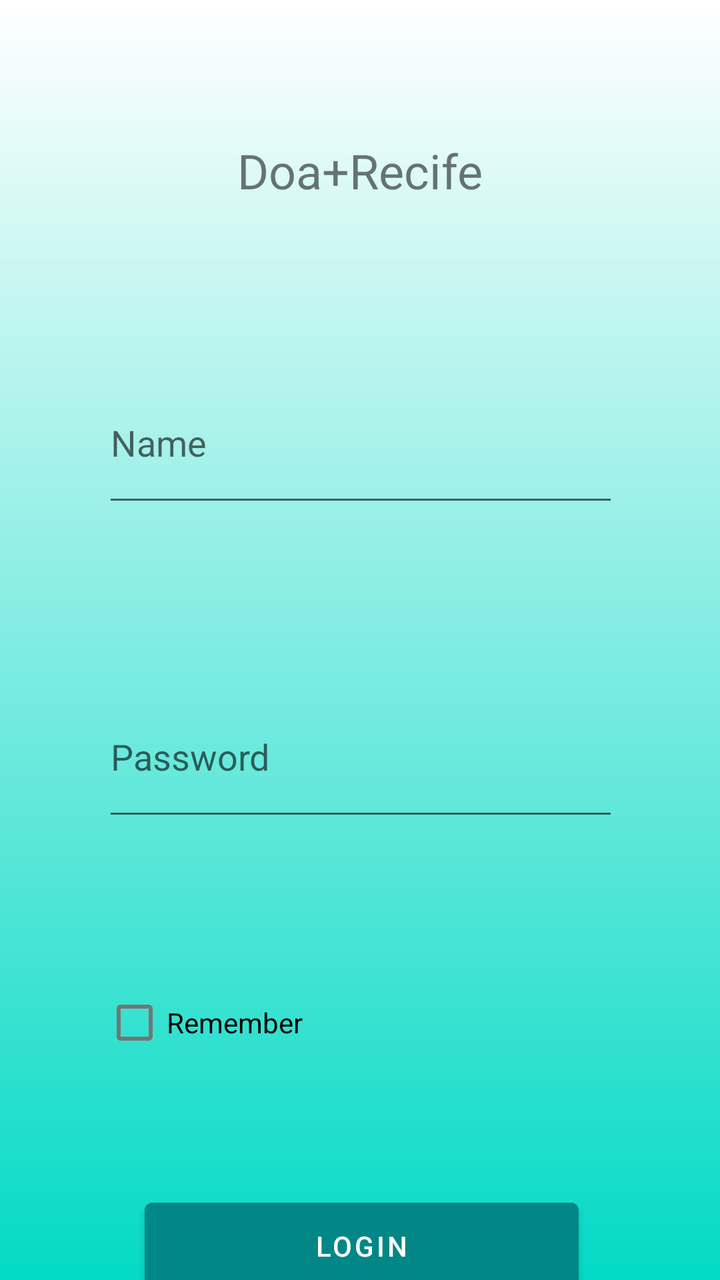
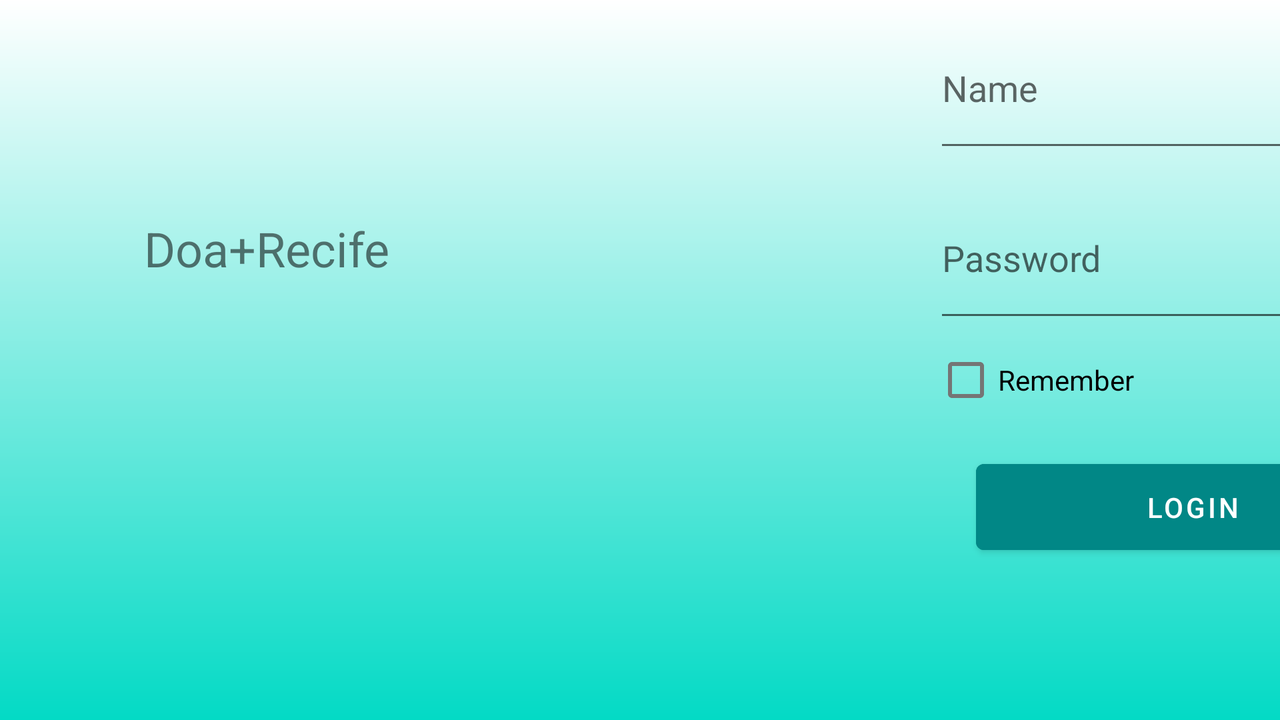

The same Android screen from two of the app's own layout files: first res/layout/ as a phone draws it, then the repository's variant for another configuration, drawn on a device whose configuration selects that folder. Both files follow.
<!-- AndroidManifest.xml: application theme Theme.EmpregaEu4 -->
<!-- res/layout/activity_main.xml -->
<?xml version="1.0" encoding="utf-8"?>
<androidx.constraintlayout.widget.ConstraintLayout xmlns:android="http://schemas.android.com/apk/res/android"
    xmlns:app="http://schemas.android.com/apk/res-auto"
    xmlns:tools="http://schemas.android.com/tools"
    android:layout_width="match_parent"
    android:layout_height="match_parent"
    android:background= "@drawable/background"
    tools:context=".MainActivity">


    <TextView
        android:id="@+id/tvTitulo"
        android:layout_width="wrap_content"
        android:layout_height="wrap_content"
        android:layout_marginTop="13dp"
        android:layout_marginBottom="80dp"
        android:text="@string/app_name"
        android:textSize="24sp"
        app:layout_constraintBottom_toTopOf="@+id/edUsuario"
        app:layout_constraintEnd_toEndOf="parent"
        app:layout_constraintStart_toStartOf="parent"
        app:layout_constraintTop_toBottomOf="@+id/imageView2" />

    <EditText
        android:id="@+id/edUsuario"
        android:layout_width="258dp"
        android:layout_height="77dp"
        android:layout_marginTop="80dp"
        android:ems="10"
        android:inputType="textPersonName"
        android:hint="@string/name"
        app:layout_constraintEnd_toEndOf="@+id/tvTitulo"
        app:layout_constraintStart_toStartOf="@+id/tvTitulo"
        app:layout_constraintTop_toBottomOf="@+id/tvTitulo" />

    <EditText
        android:id="@+id/edSenha"
        android:layout_width="258dp"
        android:layout_height="77dp"
        android:layout_marginTop="80dp"
        android:ems="10"
        android:inputType="numberPassword"
        android:hint="@string/password"
        app:layout_constraintEnd_toEndOf="@+id/edUsuario"
        app:layout_constraintStart_toStartOf="@+id/edUsuario"
        app:layout_constraintTop_toBottomOf="@+id/edUsuario" />

    <CheckBox
        android:id="@+id/checkBox"
        android:layout_width="wrap_content"
        android:layout_height="wrap_content"
        android:layout_marginTop="72dp"
        android:text="@string/remember"
        app:layout_constraintStart_toStartOf="@+id/edSenha"
        app:layout_constraintTop_toBottomOf="@+id/edSenha" />

    <Button
        android:id="@+id/btLogin"
        android:layout_width="217dp"
        android:layout_height="55dp"
        android:layout_marginTop="60dp"
        android:text="@string/login"
        android:backgroundTint="@color/teal_700"
        app:layout_constraintEnd_toEndOf="@+id/edSenha"
        app:layout_constraintHorizontal_bias="0.512"
        app:layout_constraintStart_toStartOf="@+id/edSenha"
        app:layout_constraintTop_toBottomOf="@+id/checkBox" />

    <ImageView
        android:id="@+id/imageView2"
        android:layout_width="wrap_content"
        android:layout_height="wrap_content"
        android:layout_marginStart="193dp"
        android:layout_marginTop="43dp"
        android:layout_marginEnd="194dp"
        android:layout_marginBottom="13dp"
        android:scaleX="2"
        android:scaleY="2"
        app:layout_constraintBottom_toTopOf="@+id/tvTitulo"
        app:layout_constraintEnd_toEndOf="parent"
        app:layout_constraintStart_toStartOf="parent"
        app:layout_constraintTop_toTopOf="parent"
        app:srcCompat="@drawable/baseline_handshake_24"
        app:tint="#FF5722" />

</androidx.constraintlayout.widget.ConstraintLayout>
<!-- resources referenced by this layout -->
<resources>
  <!-- drawable background (drawable) -->
  <?xml version="1.0" encoding="utf-8"?>
  <shape xmlns:android="http://schemas.android.com/apk/res/android">
      <gradient
          android:startColor="@color/white"
          android:endColor="@color/teal_200"
          android:angle="75"
          />
  </shape>
  <string name="app_name">Doa+Recife</string>
  <string name="login">Login</string>
  <string name="name">Name</string>
  <string name="password">Password</string>
  <string name="remember">Remember</string>
  <style name="Theme.EmpregaEu4" parent="Theme.MaterialComponents.DayNight.DarkActionBar">
          
          <item name="colorPrimary">@color/purple_500</item>
          <item name="colorPrimaryVariant">@color/purple_700</item>
          <item name="colorOnPrimary">@color/white</item>
          
          <item name="colorSecondary">@color/teal_200</item>
          <item name="colorSecondaryVariant">@color/teal_700</item>
          <item name="colorOnSecondary">@color/black</item>
          
          <item name="android:statusBarColor">?attr/colorPrimaryVariant</item>
          
      </style>
</resources>
<!-- res/layout-land/activity_main.xml (the repository's variant of the layout above) -->
<!-- drawn on the phone turned sideways -->
<?xml version="1.0" encoding="utf-8"?>
<androidx.constraintlayout.widget.ConstraintLayout xmlns:android="http://schemas.android.com/apk/res/android"
    xmlns:app="http://schemas.android.com/apk/res-auto"
    xmlns:tools="http://schemas.android.com/tools"
    android:layout_width="match_parent"
    android:layout_height="match_parent"
    android:background= "@drawable/background"
    tools:context=".MainActivity">

    <ImageView
        android:id="@+id/imageView"
        android:layout_width="wrap_content"
        android:layout_height="wrap_content"
        android:layout_marginStart="122dp"
        android:layout_marginTop="56dp"
        android:layout_marginEnd="321dp"
        android:scaleX="2"
        android:scaleY="2"
        app:layout_constraintBottom_toTopOf="@+id/tvTitulo"
        app:layout_constraintEnd_toStartOf="@+id/edUsuario"
        app:layout_constraintHorizontal_bias="0.0"
        app:layout_constraintStart_toStartOf="parent"
        app:layout_constraintTop_toTopOf="parent"
        app:srcCompat="@drawable/baseline_handshake_24"
        app:tint="#FF5722" />

    <TextView
        android:id="@+id/tvTitulo"
        android:layout_width="wrap_content"
        android:layout_height="wrap_content"
        android:layout_marginStart="72dp"
        android:layout_marginTop="108dp"
        android:text="@string/app_name"
        android:textSize="24sp"
        app:layout_constraintStart_toStartOf="parent"
        app:layout_constraintTop_toTopOf="parent" />

    <EditText
        android:id="@+id/edUsuario"
        android:layout_width="258dp"
        android:layout_height="77dp"
        android:layout_marginStart="272dp"
        android:layout_marginTop="4dp"
        android:ems="10"
        android:hint="@string/name"
        android:inputType="textPersonName"
        app:layout_constraintStart_toEndOf="@+id/tvTitulo"
        app:layout_constraintTop_toTopOf="parent" />

    <EditText
        android:id="@+id/edSenha"
        android:layout_width="258dp"
        android:layout_height="77dp"
        android:layout_marginTop="8dp"
        android:ems="10"
        android:hint="@string/password"
        android:inputType="numberPassword"
        app:layout_constraintEnd_toEndOf="@+id/edUsuario"
        app:layout_constraintHorizontal_bias="0.0"
        app:layout_constraintStart_toStartOf="@+id/edUsuario"
        app:layout_constraintTop_toBottomOf="@+id/edUsuario" />

    <CheckBox
        android:id="@+id/checkBox"
        android:layout_width="wrap_content"
        android:layout_height="wrap_content"
        android:text="@string/remember"
        app:layout_constraintStart_toStartOf="@+id/edSenha"
        app:layout_constraintTop_toBottomOf="@+id/edSenha" />

    <Button
        android:id="@+id/btLogin"
        android:layout_width="217dp"
        android:layout_height="55dp"
        android:layout_marginTop="12dp"
        android:backgroundTint="@color/teal_700"
        android:text="@string/login"
        app:layout_constraintEnd_toEndOf="@+id/edSenha"
        app:layout_constraintHorizontal_bias="0.512"
        app:layout_constraintStart_toStartOf="@+id/edSenha"
        app:layout_constraintTop_toBottomOf="@+id/checkBox" />
</androidx.constraintlayout.widget.ConstraintLayout>
